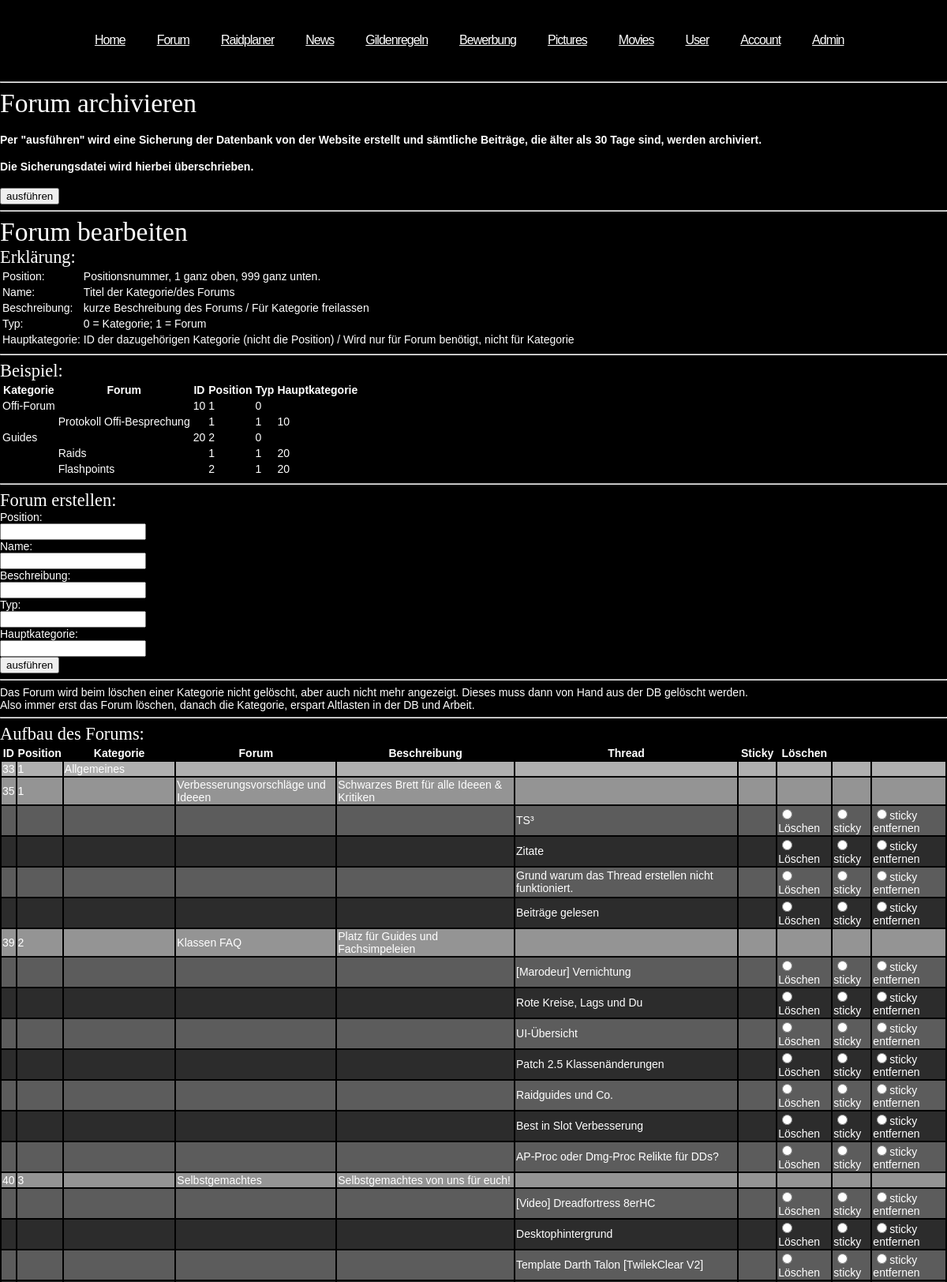
The app's page /forum.php (signed in, upper part) with its own data.
### tables this page shows
CREATE TABLE `forum_categories` (  `ID` int(255) unsigned NOT NULL AUTO_INCREMENT,  `position` int(255) NOT NULL,  `name` varchar(150) NOT NULL,  `description` varchar(255) NOT NULL,  `type` int(1) NOT NULL COMMENT '0 = Categorie; 1 = Forum',  `main_categorie` int(255) NOT NULL,  `active` int(1) NOT NULL COMMENT '0 = not visible; 1 = visible',  PRIMARY KEY (`ID`));

CREATE TABLE `forum_threads` (  `ID` int(255) unsigned NOT NULL AUTO_INCREMENT,  `fid` int(255) NOT NULL,  `topic` varchar(60) NOT NULL,  `closed` int(11) NOT NULL DEFAULT '0' COMMENT '0 = open; 1 = closed',  `created` timestamp NOT NULL DEFAULT CURRENT_TIMESTAMP,  `Sticky` tinyint(1) NOT NULL DEFAULT '0',  PRIMARY KEY (`ID`));

### forum.php (the view, shortened to what this page needs)
<!DOCTYPE html PUBLIC "-//W3C//DTD XHTML 1.0 Strict//EN" "http://www.w3.org/TR/xhtml1/DTD/xhtml1-strict.dtd">
<html xmlns="http://www.w3.org/1999/xhtml">
<head>
<link href="./styleadmin.css" rel="stylesheet" type="text/css" media="screen" />
</head>
<body>
	<div id="wrapper">
		<div id="menu">
			<ul>
					<li><a href="./Login.php">Home</a></li>
					<li><a href="./overview.php">Forum</a></li>
					<li><a href="./raidplaner.php">Raidplaner</a></li>
					<li><a href="./News.php">News</a></li>
					<li><a href="./Gildenregeln.php">Gildenregeln</a></li>
					<li><a href="./Bewerbungen.php">Bewerbung</a></li>
					<li><a href="./Pictures.php">Pictures</a></li>
					<li><a href="./Movies.php">Movies</a></li>
					<li><a href="./User.php">User</a></li>
					<li><a href="./Account.php">Account</a></li>
    				<li><a href="./Admin.php">Admin</a></li>
			</ul>
		</div>
	</div>
	<div id="User">
			<form method="post" action="<?php echo $_SERVER['PHP_SELF']; ?>">
			<hr />
			<h2>Forum archivieren</h2>
				<h4>Per "ausf&uuml;hren" wird eine Sicherung der Datenbank von der Website erstellt und sämtliche Beitr&auml;ge, die älter als 30 Tage sind, werden archiviert. </h4>
				<h4>Die Sicherungsdatei wird hierbei &uuml;berschrieben.</h4>
				<div><input type="submit" value="ausf&uuml;hren" name="button_forum_archiv" /></div>
				<hr />
			<h2>Forum bearbeiten</h2>
				<h3>Erkl&auml;rung:</h3>
				<table>
				<tr>
				<td>Position:</td>
				<td>Positionsnummer, 1 ganz oben, 999 ganz unten.</td>
				</tr>
				<tr>
				<td>Name:</td>
				<td>Titel der Kategorie/des Forums</td>
				</tr>
				<tr>
				<td>Beschreibung:</td>
				<td>kurze Beschreibung des Forums / F&uuml;r Kategorie freilassen</td>
				</tr>
				<tr>
				<td>Typ:</td>
				<td>0 = Kategorie; 1 = Forum</td>
				</tr>
				<tr>
				<td>Hauptkategorie:</td>
				<td>ID der dazugeh&ouml;rigen Kategorie (nicht die Position) / Wird nur f&uuml;r Forum ben&ouml;tigt, nicht f&uuml;r Kategorie</td>
				</tr>
				</table>
				<hr />
			<h3>Beispiel:</h3>
				<table>
				<tr>
				<th>Kategorie</th>
				<th>Forum</th>
				<th>ID</th>
				<th>Position</th>
				<th>Typ</th>
				<th>Hauptkategorie</th>
				</tr>
				<tr>
				<td>Offi-Forum</td>
				<td></td>
				<td>10</td>
				<td>1</td>
				<td>0</td>
				<td></td>
				</tr>
				<tr>
				<td></td>
				<td>Protokoll Offi-Besprechung</td>
				<td></td>
				<td>1</td>
				<td>1</td>
				<td>10</td>
				</tr>
				<tr>
				<td>Guides</td>
				<td></td>
				<td>20</td>
				<td>2</td>
				<td>0</td>
				<td></td>
				</tr>
				<tr>
				<td></td>
				<td>Raids</td>
				<td></td>
				<td>1</td>
				<td>1</td>
				<td>20</td>
				</tr>
				<tr>
				<td></td>
				<td>Flashpoints</td>
				<td></td>
				<td>2</td>
				<td>1</td>
				<td>20</td>
				</tr>
				</table>
				<hr />
			<h3>Forum erstellen:</h3>
				<div><label for="admin_forum_position">Position:</label></div>
				<div><input type="text" id="admin_forum_position" name="admin_forum_position" /></div>
				<div><label for="admin_forum_name">Name:</label></div>
				<div><input type="text" id="admin_forum_name" name="admin_forum_name" /></div>
				<div><label for="admin_forum_beschreibung">Beschreibung:</label></div>
				<div><input type="text" id="admin_forum_beschreibung" name="admin_forum_beschreibung" /></div>
				<div><label for="admin_forum_typ">Typ:</label></div>
				<div><input type="text" id="admin_forum_typ" name="admin_forum_typ" /></div>
				<div><label for="admin_forum_kategorie">Hauptkategorie:</label></div>
				<div><input type="text" id="admin_forum_kategorie" name="admin_forum_kategorie" /></div>
				<div><input type="submit" value="ausf&uuml;hren" name="button_forum_erstellen" /></div>
				<hr />
			<?php
				echo '<div>Das Forum wird beim l&ouml;schen einer Kategorie nicht gel&ouml;scht, aber auch nicht mehr angezeigt. Dieses muss dann von Hand aus der DB gel&ouml;scht werden.<br />
					  Also immer erst das Forum l&ouml;schen, danach die Kategorie, erspart Altlasten in der DB und Arbeit.</div><hr />
				      <h3>Aufbau des Forums:</h3>
				      <table id="Forumbearbeiten">
					  <tr>
					  <th>ID</th>
					  <th>Position</th>
					  <th>Kategorie</th>
					  <th>Forum</th>
					  <th>Beschreibung</th>
					  <th>Thread</th>
					  <th>Sticky</th>
					  <th>L&ouml;schen</th>
					  <th></th>
					  <th></th>
					  </tr>';
				$sql = 'SELECT * FROM `forum_categories` WHERE `active` = 1 && `type` = 0 ORDER BY `position`';
				$res = $db->query($sql);
				if($res->num_rows)
				{
					while($row = $res->fetch_assoc())
					{
						echo '<tr class ="Kategorie">
							  <td>'.$row['ID'].'</td>
					          <td>'.$row['position'].'</td>
							  <td>'.$row["name"].'</td>
							  <td></td>
							  <td></td>
							  <td></td>
							  <td></td>
							  <td></td>
							  <td></td>
							  <td></td>
							  </tr>';
						$subs = 'SELECT * FROM `forum_categories` WHERE `main_categorie` = '.$row['ID'].' && `type` = 1 && `active` = 1 ORDER BY `position`';
						$sub_res = $db->query($subs);
						while($sub = $sub_res->fetch_assoc()) {
							echo '<tr class ="Thread">
							  <td>'.$sub['ID'].'</td>
							  <td>'.$sub['position'].'</td>
							  <td></td>
					          <td>'.$sub["name"].'</td>
							  <td>'.$sub["description"].'</td>
							  <td></td>
							  <td></td>
							  <td></td>
							  <td></td>
							  <td></td>
							  </tr>';
							$threads = 'SELECT * FROM forum_threads WHERE fid = '.$sub["ID"].' ORDER BY `Sticky` DESC, `created` DESC';
							$thread_res = $db->query($threads);
							$i = 0;
							while($thread = $thread_res->fetch_assoc()) {
								if ($i>1)
									$i = 0;
								echo '<tr class ="Post'.$i.'">
								  <td></td>
								  <td></td>
								  <td></td>
								  <td></td>
								  <td></td>
								  <td>'.$thread['topic'].'</td>
								  <td>';if($thread['Sticky']){echo "gesetzt";} echo '</td>
								  <td><input type="radio"  name="closed" value="'.$thread["ID"].'" />L&ouml;schen</td>
								  <td><input type="radio"  name="sticky" value="'.$thread["ID"].'" />sticky</td>
								  <td><input type="radio"  name="stickyentfernen" value="'.$thread["ID"].'" />sticky entfernen</td>
								  </tr>';
								  $i++;
							}
						}
					}
				}
				echo '</table>';
			?>
		</form>
	</div>
</body>
</html>

### styleadmin.css (style rules this page uses)
body { margin: 0; padding: 0; background: black; font-family: Arial, Helvetica, sans-serif; font-size: 14px; color: #FFF; }
h1, h2, h3 { margin: 0; padding: 0; font-family: 'Arvo'; font-weight: normal; }
h2 { font-size: 2.4em; }
h3 { font-size: 1.6em; }
p, ul, ol { margin-top: 0; line-height: 180%; }
#wrapper { margin: 0 auto; padding: 0; }
#menu { width: 1000px; height: 76px; margin: 0px auto; padding: 20px 20px 0px 20px; }
#menu ul { margin: 0; padding: 0px 0px 0px 0px; list-style: none; line-height: normal; }
#menu li { float: left; }
#menu li a { display: block; padding: 3px 20px; }
#menu a { background: black; display: block; float: left; height: 56px; margin: 0px; padding: 0px 20px 0px 20px; line-height: 56px; letter-spacing: -1px; font-size: 16px; font-weight: normal; border: none; color: #FFF; }
.Kategorie { background-color: #AFAFAF; }
.Thread { background-color: #949494; }
.Post0 { background-color: #5C5C5C; }
.Post1 { background-color: #2C2C2C; }

### records on screen
forum_categories: ID "33", position "1", name "Allgemeines"
forum_categories: ID "35", position "1", name "Verbesserungsvorschläge und Ideeen", description "Schwarzes Brett für alle Ideeen & Kritiken"
forum_threads: topic "TS³"
forum_threads: topic "Zitate"
forum_threads: topic "Grund warum das Thread erstellen nicht funktioniert."
forum_threads: topic "Beiträge gelesen"
forum_categories: ID "39", position "2", name "Klassen FAQ", description "Platz für Guides und Fachsimpeleien"
forum_threads: topic "[Marodeur] Vernichtung"
forum_threads: topic "Rote Kreise, Lags und Du"
forum_threads: topic "UI-Übersicht"
forum_threads: topic "Patch 2.5 Klassenänderungen"
forum_threads: topic "Raidguides und Co."
forum_threads: topic "Best in Slot Verbesserung"
forum_threads: topic "AP-Proc oder Dmg-Proc Relikte für DDs?"
forum_categories: ID "40", position "3", name "Selbstgemachtes", description "Selbstgemachtes von uns für euch!"
forum_threads: topic "[Video] Dreadfortress 8erHC"
forum_threads: topic "Desktophintergrund"
forum_threads: topic "Template Darth Talon [TwilekClear V2]"
